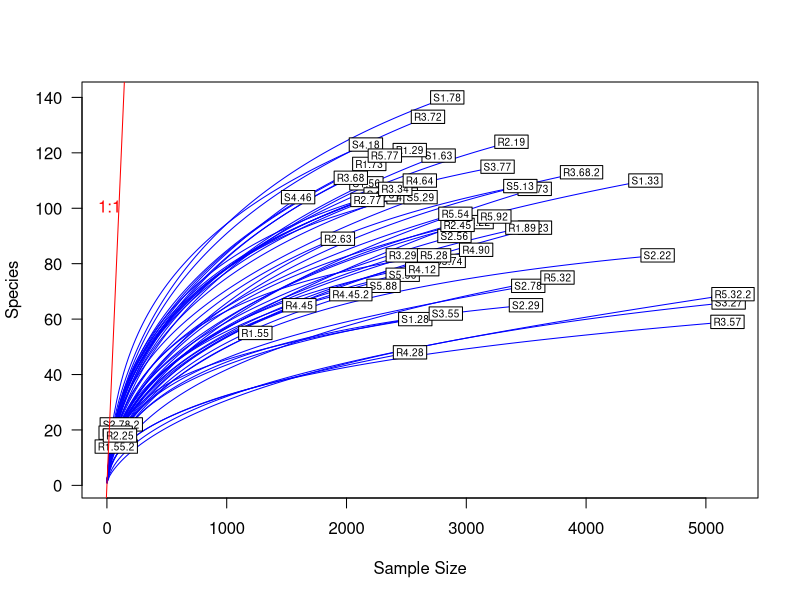
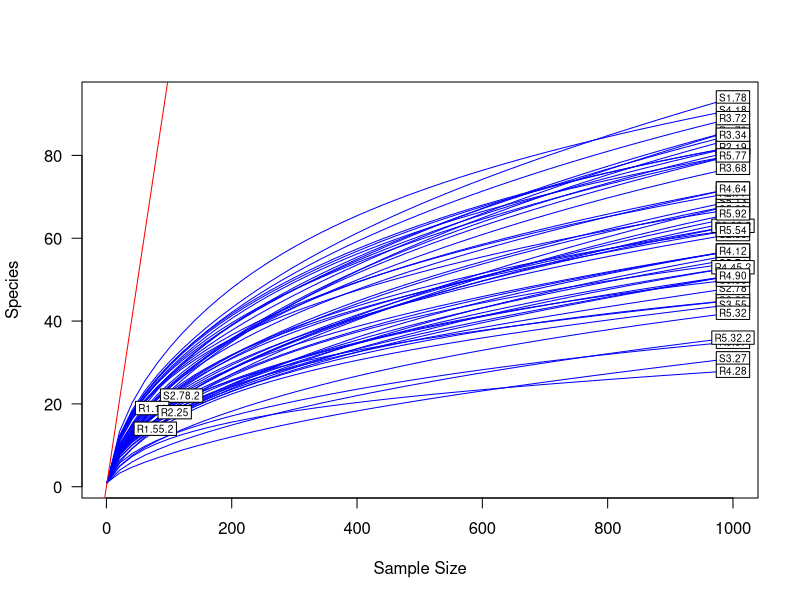
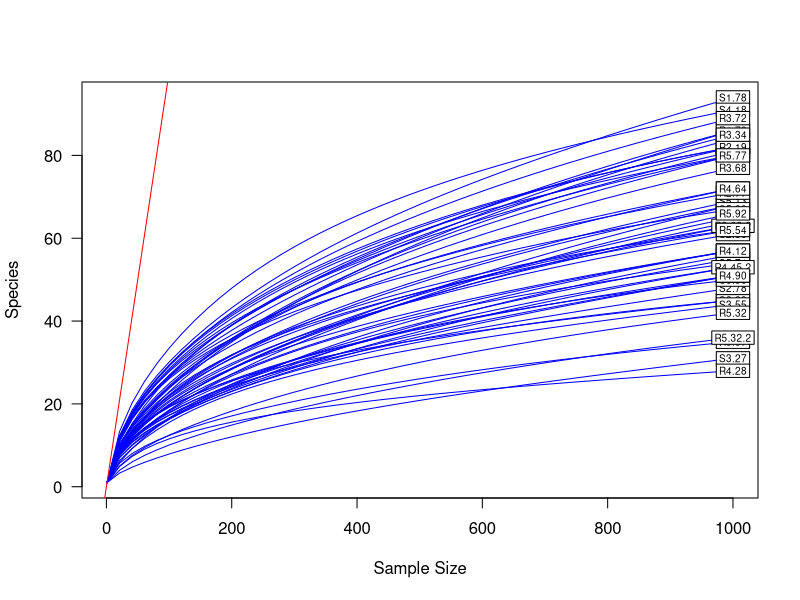
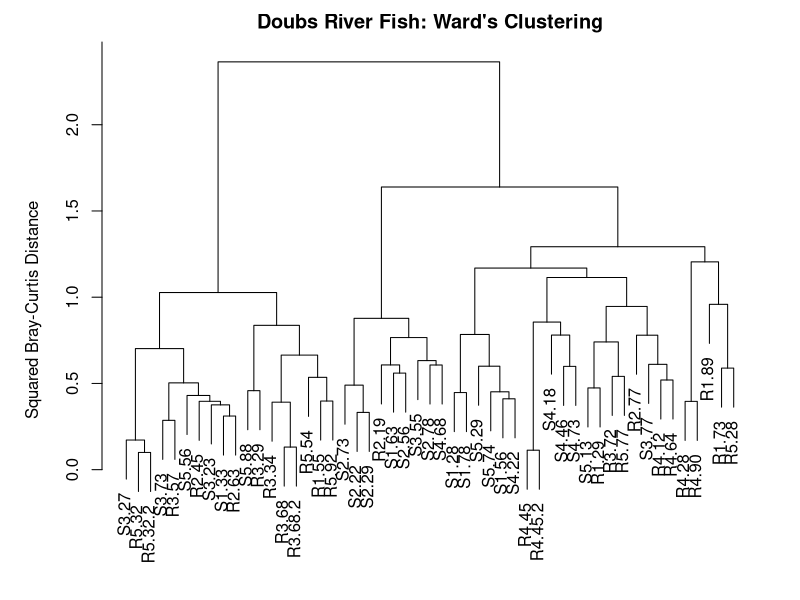
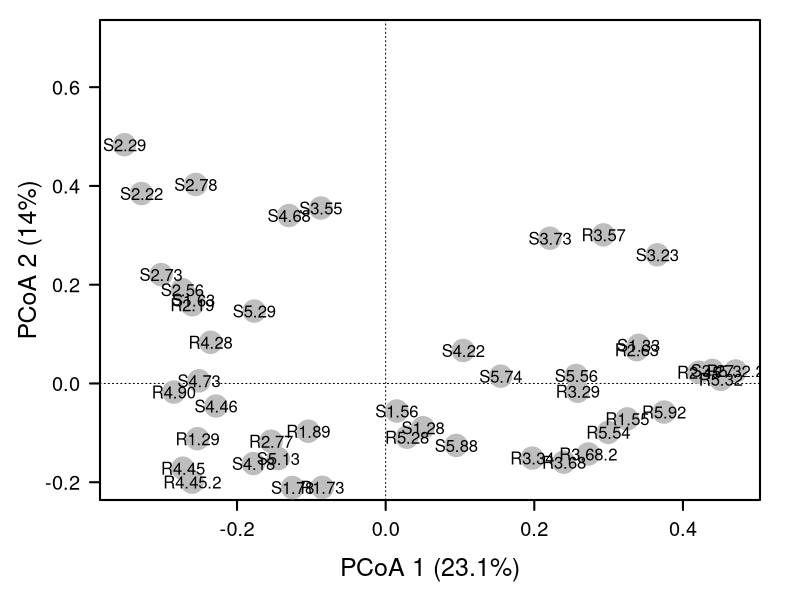
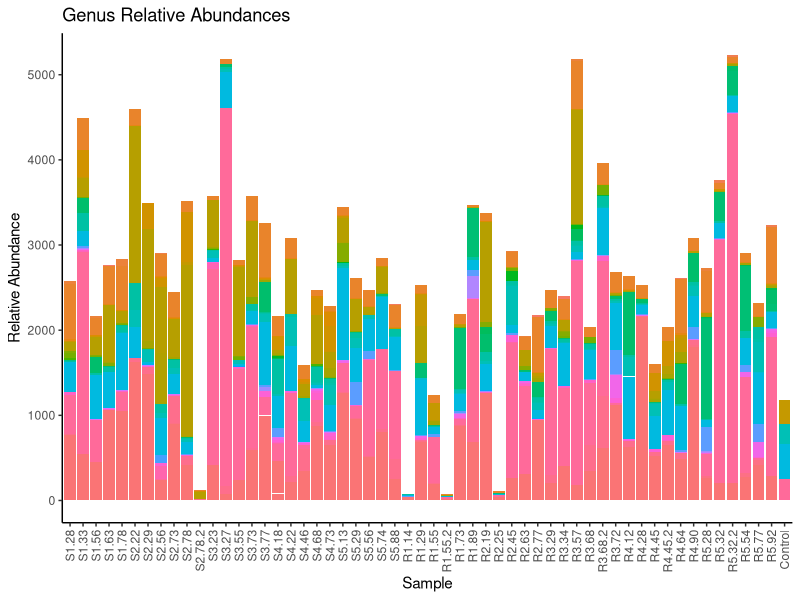

Generate these figures, in order, with R:
## ---- chunk 1
rm(list=ls())
## ---- chunk 2
site_species <- read.csv("alpine_ridge_data/OTU_table.csv", header = TRUE)
site_species.t <- t(site_species)
## ---- chunk 3
#Visualization of rarecurves for all samples
library(vegan)
richness <- rowSums((site_species.t > 0) * 1)
print(richness)
minimum.r <- min(rowSums(site_species.t))
rarefy <- rarefy(x = site_species.t, sample = minimum.r, se = TRUE)

rarecurve(x = site_species.t, step = 20, col = "blue", cex = .6, las = 1)
abline(0, 1, col = 'red')
text(200, 100, "1:1", pos = 2, col = 'red')
## ---- chunk 4
#Rarefaction of samples
site_species.r <- rrarefy(site_species.t, 1000)

richness <- rowSums((site_species.r > 0) * 1)
minimum.r <- min(rowSums(site_species.r))
rarefy <- rarefy(x = site_species.r, sample = minimum.r, se = TRUE)

rarecurve(x = site_species.r, step = 20, col = "blue", cex = .6, las = 1)
abline(0, 1, col = 'red')
text(200, 100, "1:1", pos = 2, col = 'red')
## ---- chunk 5
#Remove samples containing less than 1000 reads (R1.14, R1.55.2, R2.25, S2.78.2)

df.site_species.r <- as.data.frame(site_species.r)
rarefied_site_species <- data.frame()

for (i in 1:nrow(df.site_species.r)){
  if (rowSums(df.site_species.r[i,]) >= 1000){
    rarefied_site_species <- rbind(rarefied_site_species, df.site_species.r[i,])
  }
}

#Visualizing
richness <- rowSums((rarefied_site_species > 0) * 1)
minimum.r <- min(rowSums(rarefied_site_species))
rarefy <- rarefy(x = rarefied_site_species, sample = minimum.r, se = TRUE)

rarecurve(x = rarefied_site_species, step = 20, col = "blue", cex = .6, las = 1)
abline(0, 1, col = 'red')
text(200, 100, "1:1", pos = 2, col = 'red')
## ---- chunk 6
fungalBC <- vegdist(rarefied_site_species, method = "bray")
print(fungalBC)
## ---- chunk 7
#Performing Cluster Analysis
fungal.ward <- hclust(fungalBC, method = "ward.D2")

#Plotting Cluster
par(mar = c(1,5,2,2) + .1)
plot(fungal.ward, main = "Doubs River Fish: Ward's Clustering",
     ylab = "Squared Bray-Curtis Distance")
## ---- chunk 8
fungal.pcoa <- cmdscale(fungalBC, eig = TRUE, k = 3)

explainvar1 <- round(fungal.pcoa$eig[1]/sum(fungal.pcoa$eig), 3) * 100
explainvar2 <- round(fungal.pcoa$eig[2]/sum(fungal.pcoa$eig), 3) * 100
explainvar3 <- round(fungal.pcoa$eig[3]/sum(fungal.pcoa$eig), 3) * 100
sum.eig <- sum(explainvar1, explainvar2, explainvar3)

#Define Plot Parameters
par(mar = c(5,5,1,2), .1)

#Initiate Plot
plot(fungal.pcoa$points[,1], fungal.pcoa$points[,2], ylim = c(-.2, .7),
     xlab = paste("PCoA 1 (", explainvar1, "%)", sep = ""),
     ylab = paste("PCoA 2 (", explainvar2, "%)", sep = ""),
     pch = 16, cex = 2.0, type = "n", cex.lab = 1.5, cex.axis = 1.2, axes = FALSE)

#Add axis 
axis(side = 1, labels = T, lwd.ticks = 2, cex.axis = 1.2, las = 1)
axis(side = 2, labels = T, lwd.ticks = 2, cex.axis = 1.2, las = 1)
abline(h = 0, v = 0, lty = 3)
box(lwd = 2)

#Add Points & Labels
points(fungal.pcoa$points[,1], fungal.pcoa$points[,2],
       pch = 19, cex = 3, bg = "gray", col = "gray")
text(fungal.pcoa$points[,1], fungal.pcoa$points[,2],
     labels = row.names(fungal.pcoa$points))

## ---- chunk 9
genus <- read.csv("alpine_ridge_data/genus_table.csv", header = TRUE)
# Converting to Long Format
library(reshape2)
genus_long <- melt(genus, id.vars = "Genus", variable.name = "Sample")

# Creating Graph of data
library(ggplot2)
genus_graph <- ggplot(data = genus_long, mapping = aes(x = Sample,  y = value, fill = Genus))
genus_graph <- genus_graph + geom_bar(stat="identity")
genus_graph <- genus_graph + labs(y = "Relative Abundance", x = "Sample", title = "Genus Relative Abundances") + theme_classic()
genus_graph <- genus_graph + theme(legend.position = "None")
genus_graph <- genus_graph + theme(axis.text.x = element_text(angle = 90, vjust = 0.5, hjust=1))
genus_graph
